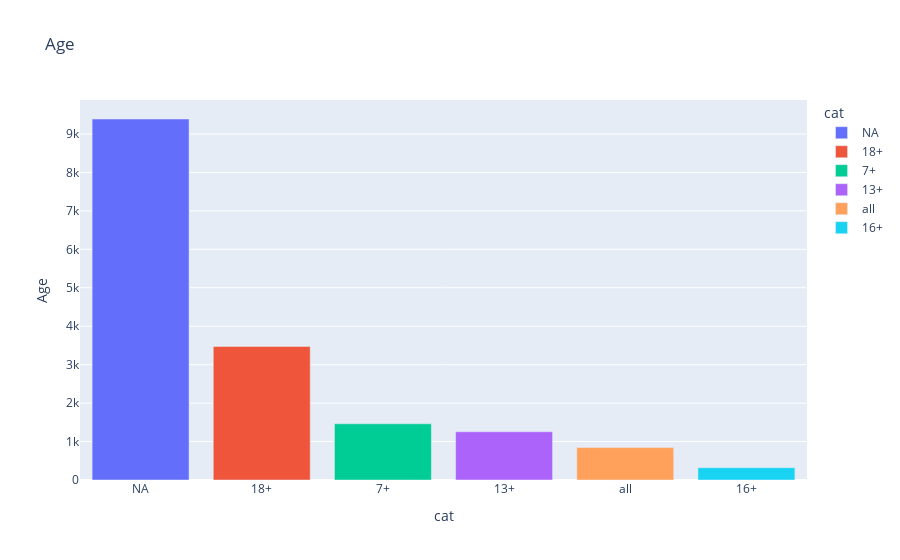

The notebook cell saved with this chart:
### Markdown cell above
### **7.4.1. Age**

### Code cell
plot_value_counts_bar(df, 'Age')

### Figure 1 — Plotly figure (JSON) as saved in the notebook; plotly's stock layout.template omitted (floating-point values rounded to 4 significant figures)
{"data": [{"alignmentgroup": "True", "hovertemplate": "cat=%{x}<br>Age=%{y}<extra></extra>", "legendgroup": "NA", "marker": {"color": "#636efa", "pattern": {"shape": ""}}, "name": "NA", "offsetgroup": "NA", "orientation": "v", "showlegend": true, "textposition": "auto", "type": "bar", "x": ["NA"], "xaxis": "x", "y": [9390], "yaxis": "y"}, {"alignmentgroup": "True", "hovertemplate": "cat=%{x}<br>Age=%{y}<extra></extra>", "legendgroup": "18+", "marker": {"color": "#EF553B", "pattern": {"shape": ""}}, "name": "18+", "offsetgroup": "18+", "orientation": "v", "showlegend": true, "textposition": "auto", "type": "bar", "x": ["18+"], "xaxis": "x", "y": [3474], "yaxis": "y"}, {"alignmentgroup": "True", "hovertemplate": "cat=%{x}<br>Age=%{y}<extra></extra>", "legendgroup": "7+", "marker": {"color": "#00cc96", "pattern": {"shape": ""}}, "name": "7+", "offsetgroup": "7+", "orientation": "v", "showlegend": true, "textposition": "auto", "type": "bar", "x": ["7+"], "xaxis": "x", "y": [1462], "yaxis": "y"}, {"alignmentgroup": "True", "hovertemplate": "cat=%{x}<br>Age=%{y}<extra></extra>", "legendgroup": "13+", "marker": {"color": "#ab63fa", "pattern": {"shape": ""}}, "name": "13+", "offsetgroup": "13+", "orientation": "v", "showlegend": true, "textposition": "auto", "type": "bar", "x": ["13+"], "xaxis": "x", "y": [1255], "yaxis": "y"}, {"alignmentgroup": "True", "hovertemplate": "cat=%{x}<br>Age=%{y}<extra></extra>", "legendgroup": "all", "marker": {"color": "#FFA15A", "pattern": {"shape": ""}}, "name": "all", "offsetgroup": "all", "orientation": "v", "showlegend": true, "textposition": "auto", "type": "bar", "x": ["all"], "xaxis": "x", "y": [843], "yaxis": "y"}, {"alignmentgroup": "True", "hovertemplate": "cat=%{x}<br>Age=%{y}<extra></extra>", "legendgroup": "16+", "marker": {"color": "#19d3f3", "pattern": {"shape": ""}}, "name": "16+", "offsetgroup": "16+", "orientation": "v", "showlegend": true, "textposition": "auto", "type": "bar", "x": ["16+"], "xaxis": "x", "y": [320], "yaxis": "y"}], "layout": {"barmode": "relative", "legend": {"title": {"text": "cat"}, "tracegroupgap": 0}, "title": {"text": "Age"}, "xaxis": {"anchor": "y", "categoryarray": ["NA", "18+", "7+", "13+", "all", "16+"], "categoryorder": "array", "domain": [0, 1], "title": {"text": "cat"}}, "yaxis": {"anchor": "x", "domain": [0, 1], "title": {"text": "Age"}}}}
